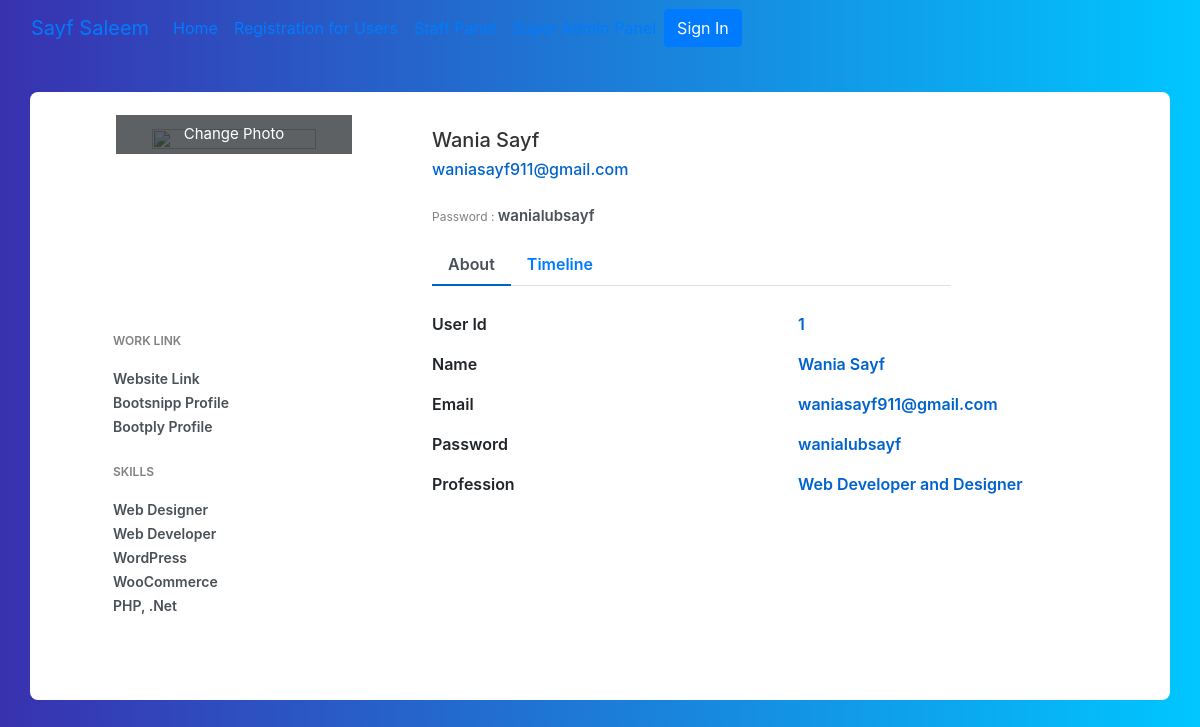
/profile/Wania Sayf/, run on the app's committed database.
### main/models.py (models this page shows)
class UserRegistration(models.Model):
    name = models.CharField(max_length=50)
    email = models.EmailField(max_length=254)
    passcode = models.CharField(max_length=50)

### main/views.py (the view)
# urls.py: path('profile/<str:name>/', views.ProfileView.as_view(), name='profile'),
class ProfileView(TemplateView):
    template_name = 'profile.html'  # Replace with your profile template name
    def get_context_data(self, **kwargs):
        name = self.kwargs['name']  # Get the 'name' parameter from the URL
        user = get_object_or_404(UserRegistration, name=name)
        context = {'user': user}
        return context

### main/templates/profile.html (shortened to what this page needs)
<!DOCTYPE html>
<html lang="en">
<head>
    <link href="//maxcdn.bootstrapcdn.com/bootstrap/4.1.1/css/bootstrap.min.css" rel="stylesheet" id="bootstrap-css">
</head>
<body>
      <nav class="navbar navbar-expand-lg bg-body-tertiary">
  <div class="container-fluid">
    <a class="navbar-brand" href="/">Sayf Saleem</a>
    <div class="collapse navbar-collapse" id="navbarSupportedContent">
      <ul class="navbar-nav me-auto mb-2 mb-lg-0">
        <li class="nav-item">
          <a class="nav-link active" aria-current="page" href="/">Home</a>
        </li>
        <li class="nav-item">
          <a class="nav-link" href="/register/">Registration for Users</a>
        </li>
        <li class="nav-item">
          <a class="nav-link" href="/">Staff Panel</a>
        </li>
        <li class="nav-item">
          <a class="nav-link" href="/admin/">Super Admin Panel</a>
        </li>
      </ul>
            {% if user.is_authenticated %}
            <a href="/logout/" class="btn btn-primary">Sign Out</a>
        {% else %}
            <a href="/" class="btn btn-primary">Sign In</a>
        {% endif %}
    </div>
  </div>
</nav>
    <div class="container emp-profile">
            <form method="post">
                <div class="row">
                    <div class="col-md-4">
                        <div class="profile-img">
                            <img src="https://encrypted-tbn0.gstatic.com/images?q=tbn:ANd9GcS52y5aInsxSm31CvHOFHWujqUx_wWTS9iM6s7BAm21oEN_RiGoog" alt=""/>
                            <div class="file btn btn-lg btn-primary">
                                Change Photo
                            </div>
                        </div>
                    </div>
                    <div class="col-md-6">
                        <div class="profile-head">
                                    <h5>
                                        {{ user.name }}
                                    </h5>
                                    <h6>
                                         {{ user.email }}
                                    </h6>
                                    <p class="proile-rating">Password : <span>{{ user.passcode }}</span></p>
                            <ul class="nav nav-tabs" id="myTab" role="tablist">
                                <li class="nav-item">
                                    <a class="nav-link active" id="home-tab" data-toggle="tab" href="#home" role="tab" aria-controls="home" aria-selected="true">About</a>
                                </li>
                                <li class="nav-item">
                                    <a class="nav-link" id="profile-tab" data-toggle="tab" href="#profile" role="tab" aria-controls="profile" aria-selected="false">Timeline</a>
                                </li>
                            </ul>
                        </div>
                    </div>
                </div>
                <div class="row">
                    <div class="col-md-4">
                        <div class="profile-work">
                            <p>WORK LINK</p>
                            <a href="">Website Link</a><br/>
                            <a href="">Bootsnipp Profile</a><br/>
                            <a href="">Bootply Profile</a>
                            <p>SKILLS</p>
                            <a href="">Web Designer</a><br/>
                            <a href="">Web Developer</a><br/>
                            <a href="">WordPress</a><br/>
                            <a href="">WooCommerce</a><br/>
                            <a href="">PHP, .Net</a><br/>
                        </div>
                    </div>
                    <div class="col-md-8">
                        <div class="tab-content profile-tab" id="myTabContent">
                            <div class="tab-pane fade show active" id="home" role="tabpanel" aria-labelledby="home-tab">
                                        <div class="row">
                                            <div class="col-md-6">
                                                <label>User Id</label>
                                            </div>
                                            <div class="col-md-6">
                                                <p>   {{ user.id }}</p>
                                            </div>
                                        </div>
                                        <div class="row">
                                            <div class="col-md-6">
                                                <label>Name</label>
                                            </div>
                                            <div class="col-md-6">
                                                <p>   {{ user.name }}</p>
                                            </div>
                                        </div>
                                        <div class="row">
                                            <div class="col-md-6">
                                                <label>Email</label>
                                            </div>
                                            <div class="col-md-6">
                                                <p>   {{ user.email }}</p>
                                            </div>
                                        </div>
                                        <div class="row">
                                            <div class="col-md-6">
                                                <label>Password</label>
                                            </div>
                                            <div class="col-md-6">
                                                <p>   {{ user.passcode }}</p>
                                            </div>
                                        </div>
                                        <div class="row">
                                            <div class="col-md-6">
                                                <label>Profession</label>
                                            </div>
                                            <div class="col-md-6">
                                                <p>Web Developer and Designer</p>
                                            </div>
                                        </div>
                            </div>
                        </div>
                    </div>
                </div>
            </form>
        </div>
</body>
</html>

### main/templates/profile.html (style rules this page uses)
body { background: -webkit-linear-gradient(left, #3931af, #00c6ff); }
.emp-profile { padding: 3%; margin-top: 3%; margin-bottom: 3%; border-radius: 0.5rem; background: #fff; }
.profile-img { text-align: center; }
.profile-img img { width: 70%; height: 100%; }
.profile-img .file { position: relative; overflow: hidden; margin-top: -20%; width: 70%; border: none; border-radius: 0; font-size: 15px; background: #212529b8; }
.profile-head h5 { color: #333; }
.profile-head h6 { color: #0062cc; }
.proile-rating { font-size: 12px; color: #818182; margin-top: 5%; }
.proile-rating span { color: #495057; font-size: 15px; font-weight: 600; }
.profile-head .nav-tabs { margin-bottom:5%; }
.profile-head .nav-tabs .nav-link { font-weight:600; border: none; }
.profile-head .nav-tabs .nav-link.active { border: none; border-bottom:2px solid #0062cc; }
.profile-work { padding: 14%; margin-top: -15%; }
.profile-work p { font-size: 12px; color: #818182; font-weight: 600; margin-top: 10%; }
.profile-work a { text-decoration: none; color: #495057; font-weight: 600; font-size: 14px; }
.profile-tab label { font-weight: 600; }
.profile-tab p { font-weight: 600; color: #0062cc; }

### data on the page
UserRegistration: name "Wania Sayf", email "waniasayf911@gmail.com", passcode "wanialubsayf", id "1"
